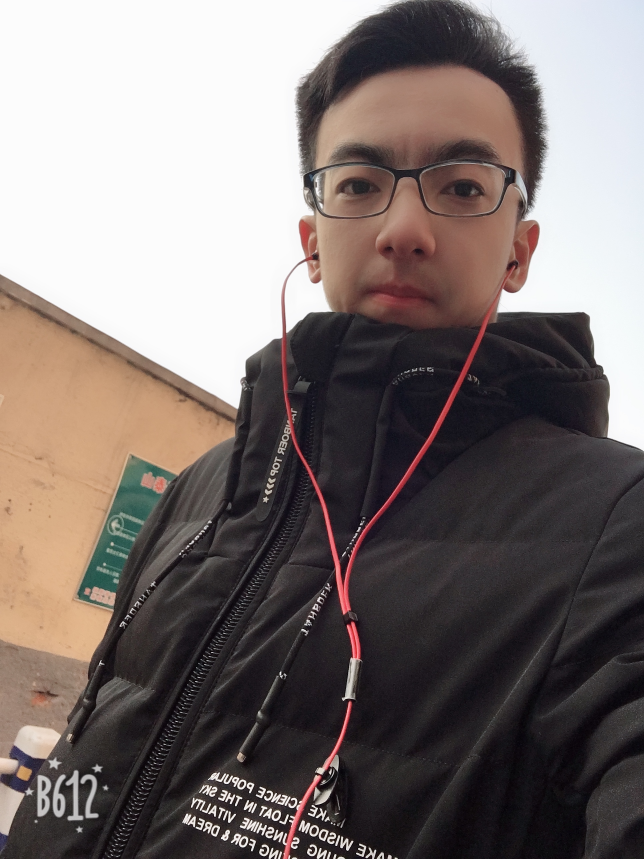
#> input picture img/IMG_0056[1].JPG, 1932 x 2576 px (shown at 1/3 size); its folder holds only this picture in this run
$ python SplicingPic.py   (older library calls are emulated)
#> lines starting #> are read from the running program, lines starting #| are printed output that depends on the picture
from PIL import Image
import os
import math
import random
import shutil
import cv2

# 所有需处理图片及生成图片的根目录
dir = os.path.dirname(os.path.realpath(__file__))
# 要处理的图片所在的目录
sourDir = os.path.join(dir, '', 'img')
# 重设大小后的图片保存的目录
transferDir = os.path.join(dir, '', 'allsavereset')
# 最终拼接的图片保存的目录
resultDir = os.path.join(dir, '', 'pic')
# 统一图片的高度
HEIGHT_PER_PIC = 100
# 统一图片的宽度
WIDTH_PER_PIC = 100

def makedir(mydir):
    if not os.path.exists(mydir):
        os.makedirs(mydir)

# 获取指定路径下的所有图片
def getImagesName(dir):
#> called with dir = 'img'
    allPicPath = []  # 所有图片
    for root, dirs, files in os.walk(dir):
        for file in files:
            # 可自行添加图片的类型判断
            if file.endswith('.jpeg') or file.endswith('.png') or file.endswith('.JPG'):
                allPicPath.append(dir + '/' + file)
    return allPicPath


# 将图片转化为指定大小
def transferSize(allPicPath):
    # 判断是否是空文件夹，如果不是空文件夹就清空文件夹内的文件
    if len(transferDir):
        shutil.rmtree(transferDir)
        os.mkdir(transferDir)
    for i in range(len(allPicPath)):
        # 打开图片
        im = Image.open(allPicPath[i])
#> im is the input picture: PIL image 1932x2576 RGB; mean R, G, B 125.4, 115.6, 113.4
        # 重新设置图片的大小
        out = im.resize((HEIGHT_PER_PIC, WIDTH_PER_PIC), Image.ANTIALIAS)
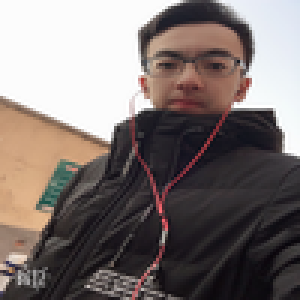
#> out: PIL image 100x100 RGB (shown 3 times larger); mean R, G, B 125.4, 115.6, 113.4
        # 将图片保存到固定的位置
        out.save(transferDir + '/' + str(i) + '.jpeg')


def main(dir):
    makedir(dir)
    makedir(sourDir)
    makedir(transferDir)
    makedir(resultDir)
    # 根据目录获取所有图片的路径
    # print(sourDir)

    # print(getImagesName(sourDir))
    allPicPath = getImagesName(sourDir)

    # 将所有图片转化成统一的大小（长宽均设定为100）
    transferSize(allPicPath)

    # 获取所有转换大小后的图片的路径
    allTransPicPath = getImagesName(transferDir)

    # 打印路径，检查是否正确
    # print(allTransPicPath)

    # 得到用于拼图的图片的数量
    numOfPic = len(allTransPicPath)
    # print(numOfPic)

    # 因为设计拼接后的图形为正方形，因而对图片数量开算数平方根后向下取整，得到拼接后的正方形每行需要的小图片的数量
    perPicNum = math.floor(math.sqrt(numOfPic))

    # 生成一个固定的大小的image，类似于画布的感觉，用于将所有的图片贴上去，再生成新的图片
    toImage = Image.new('RGBA', (perPicNum * HEIGHT_PER_PIC, perPicNum * WIDTH_PER_PIC))
#> toImage: PIL image 100x100 RGBA; every value is 0

    # 随机打乱转化大小后的图片的顺序，防止图片多余的情况下每次在后头的图片都无法用于拼接，也可使每次拼接出的图顺序不一样
    random.shuffle(allTransPicPath)
    # pdb.set_trace()
    # 遍历用于拼接的图片，将每张图片拼接到指定位置
    for i in range(numOfPic):
        # 获取用于拼接的图片的image
        fromImage = Image.open(allTransPicPath[i])
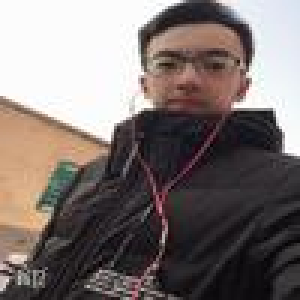
#> fromImage: PIL image 100x100 RGB (shown 3 times larger); mean R, G, B 125.2, 115.6, 113.2
        # 计算每个图片的位置，保证顺利拼接
        loc = ((int(i / perPicNum) * HEIGHT_PER_PIC), (i % perPicNum) * WIDTH_PER_PIC)
        # 打印每个图片所在的位置，可以看出分布
        # print(loc)
        # 在上述生成的画布image上粘贴图片到指定位置
        toImage.paste(fromImage, loc)
    # 在画布上粘贴所有图片后将画布保存到指定位置
    savefileName = resultDir + '/顺序拼接照片..PNG'
    toImage.save(savefileName)
    print('制作的顺序拼接照片已保存!!保存位置:' + '\n\t' + savefileName)
    print('保存的文件名是:' + os.path.split(savefileName)[-1])
    cv2.imread(savefileName)
    savefileName = resultDir + '/顺序拼接照片.JPG'
    toImage = toImage.convert('RGB')
    toImage.save(savefileName)
    print('制作的顺序拼接照片已保存!!保存位置:' + '\n\t' + savefileName)
    print('保存的文件名是:' + os.path.split(savefileName)[-1])


if __name__ == '__main__':
    main(dir)

$ run again, on img/IMG_0217.JPG
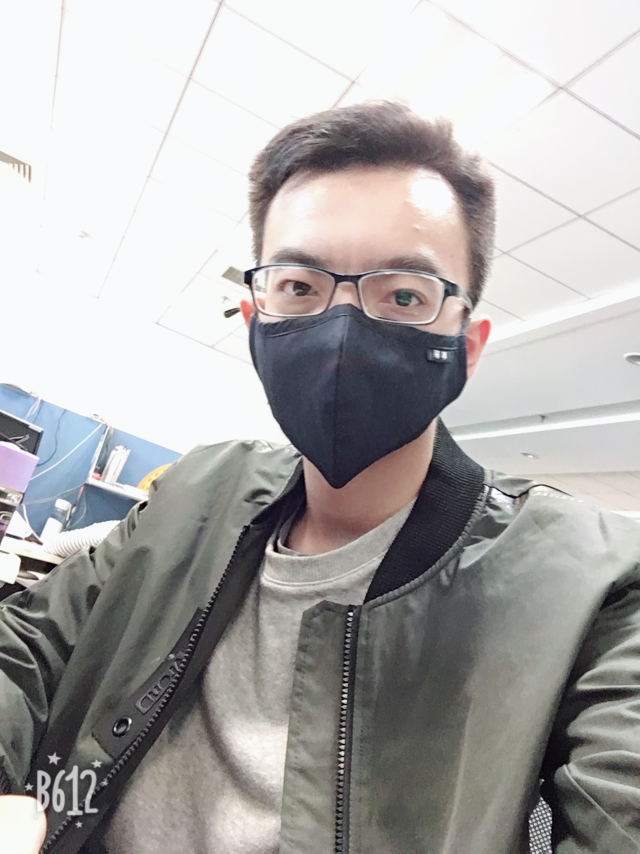
#> input picture img/IMG_0217.JPG, 1920 x 2560 px (shown at 1/3 size)
#> in transferSize, im is the input picture: PIL image 1920x2560 RGB; mean R, G, B 172.5, 170.7, 170
#> in transferSize, `out = im.resize((HEIGHT_PER_PIC, WIDTH_PER_PIC), Image.ANTIALIAS)`:
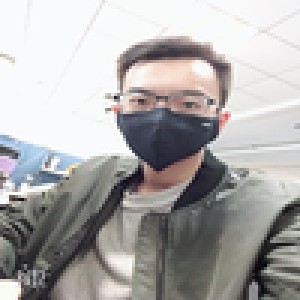
#> out: PIL image 100x100 RGB (shown 3 times larger); mean R, G, B 172.5, 170.7, 170
#> in main, `fromImage = Image.open(allTransPicPath[i])`:
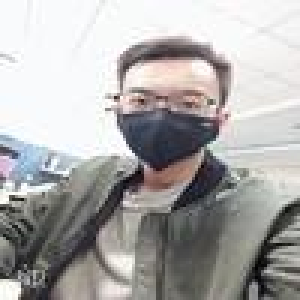
#> fromImage: PIL image 100x100 RGB (shown 3 times larger); mean R, G, B 172.3, 170.7, 169.9

$ run again, on img/IMG_0218.JPG
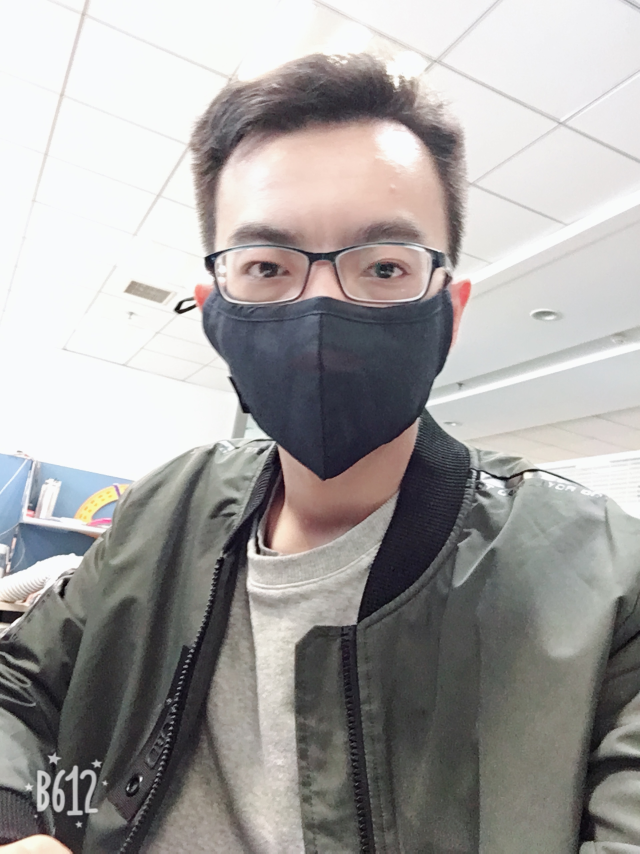
#> input picture img/IMG_0218.JPG, 1920 x 2560 px (shown at 1/3 size)
#> in transferSize, im is the input picture: PIL image 1920x2560 RGB; mean R, G, B 163.8, 161.4, 160.2
#> in transferSize, `out = im.resize((HEIGHT_PER_PIC, WIDTH_PER_PIC), Image.ANTIALIAS)`:
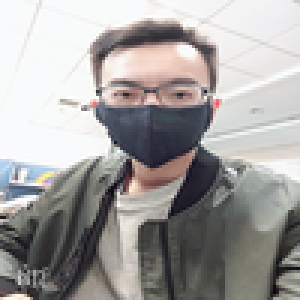
#> out: PIL image 100x100 RGB (shown 3 times larger); mean R, G, B 163.8, 161.4, 160.2
#> in main, `fromImage = Image.open(allTransPicPath[i])`:
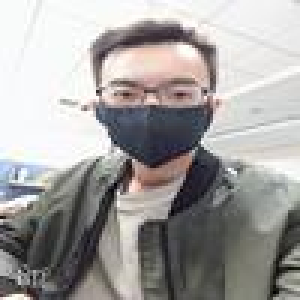
#> fromImage: PIL image 100x100 RGB (shown 3 times larger); mean R, G, B 163.8, 161.4, 160

$ run again, on img/IMG_0353.JPG
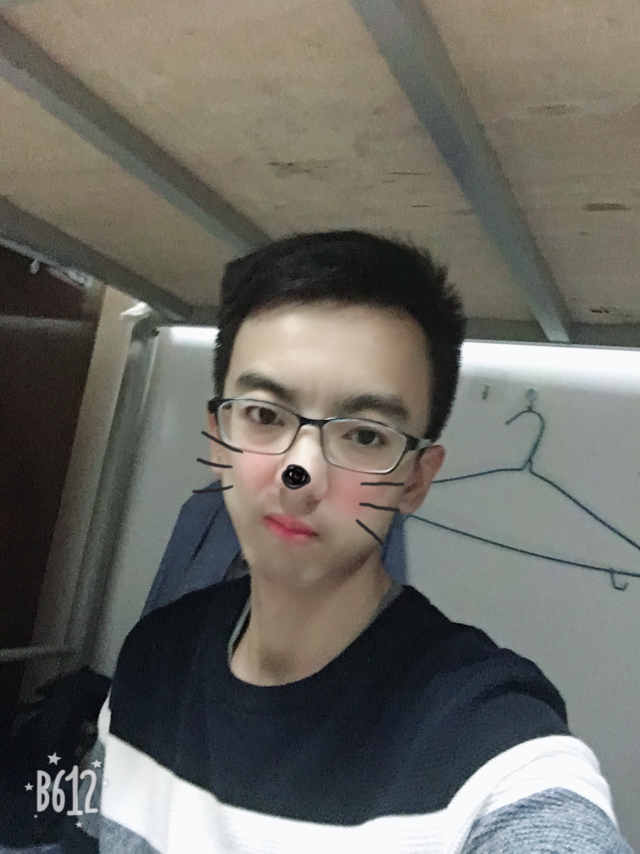
#> input picture img/IMG_0353.JPG, 1920 x 2560 px (shown at 1/3 size)
#> in transferSize, im is the input picture: PIL image 1920x2560 RGB; mean R, G, B 108.3, 106.8, 100.2
#> in transferSize, `out = im.resize((HEIGHT_PER_PIC, WIDTH_PER_PIC), Image.ANTIALIAS)`:
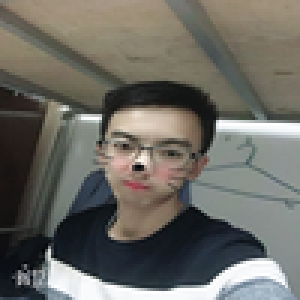
#> out: PIL image 100x100 RGB (shown 3 times larger); mean R, G, B 108.3, 106.8, 100.1

$ run again, on img/IMG_0076[1].JPG
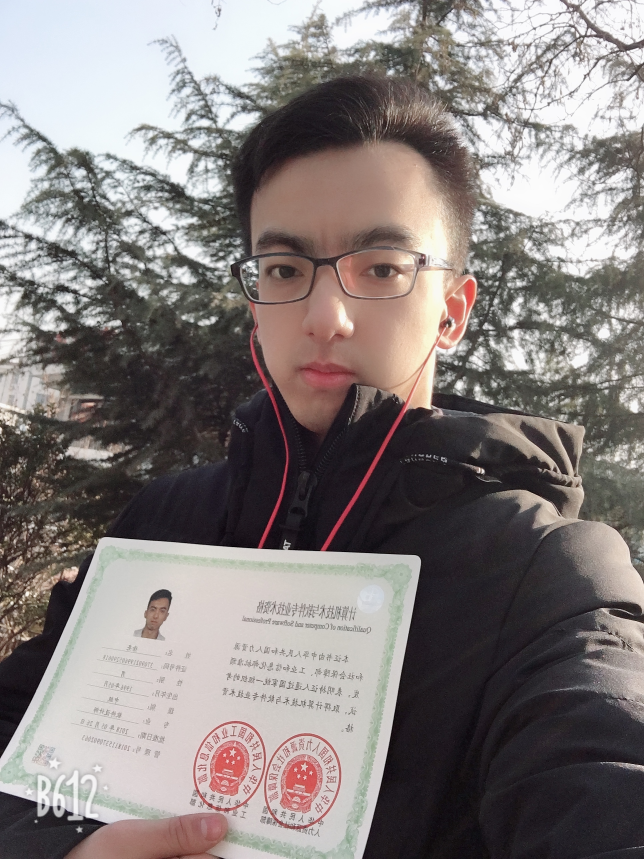
#> input picture img/IMG_0076[1].JPG, 1932 x 2576 px (shown at 1/3 size)
#> in transferSize, im is the input picture: PIL image 1932x2576 RGB; mean R, G, B 134.1, 127, 125.8
#> in transferSize, `out = im.resize((HEIGHT_PER_PIC, WIDTH_PER_PIC), Image.ANTIALIAS)`:
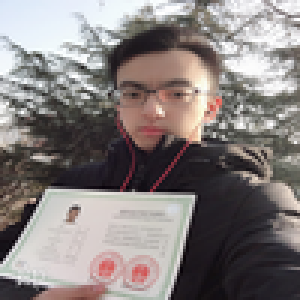
#> out: PIL image 100x100 RGB (shown 3 times larger); mean R, G, B 134.1, 127, 125.8
#> in main, `fromImage = Image.open(allTransPicPath[i])`:
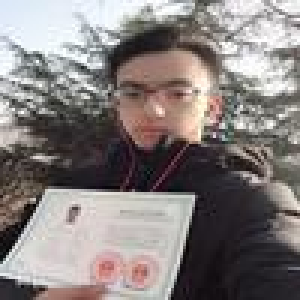
#> fromImage: PIL image 100x100 RGB (shown 3 times larger); mean R, G, B 133.9, 127, 125.7
